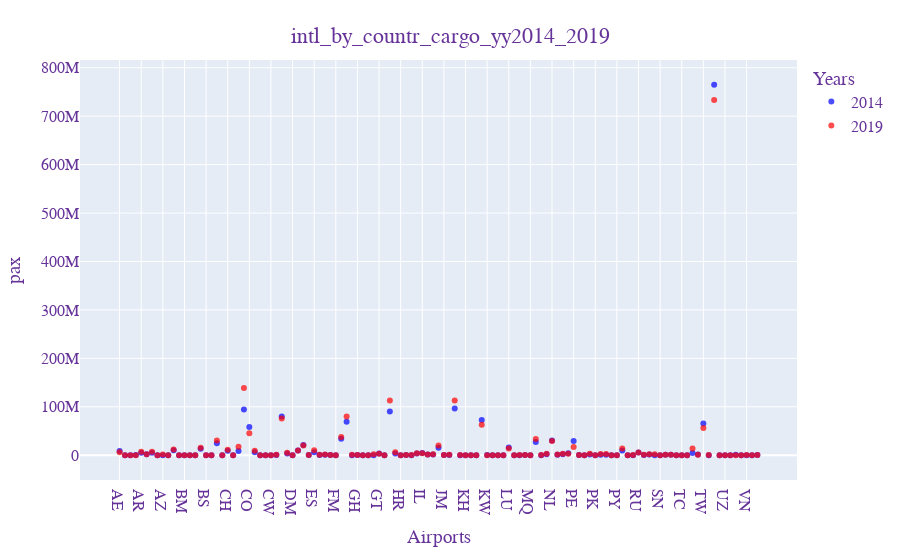

Notebook code for this chart:
### Code cell
df_4plot_1=for_plot(calculated_df)

fig1 = px.scatter(df_4plot_1, x="O", y="item", color="year", color_discrete_sequence=["blue", "red"],
                 opacity=0.7,
                 hover_data=["summary_outcome", "%_change_str"])

fig1.update_layout(title={'text': file_label,
                          'y':0.95,
                          'x':0.5,
           'xanchor': 'center',
           'yanchor': 'top'},
             xaxis_title="Airports",
             yaxis_title="pax",
             legend_title="Years",
             font=dict(
        family="Courier New, monospace",
        size=16,
        color="RebeccaPurple"
    )
)
# fig1.update_yaxes(range=[0, 5000000])
fig1.show()

# fig1.write_html("scatter_1" + file_label + ".html")

### Figure 1 — Plotly figure (JSON) as saved in the notebook; plotly's stock layout.template omitted (floating-point values rounded to 4 significant figures; data arrays with more than 128 entries replaced by an {"elided": "..."} marker saying what was removed)
{"data": [{"customdata": {"elided": "119x2 str values"}, "hovertemplate": "year=2014<br>O=%{x}<br>item=%{y}<br>summary_outcome=%{customdata[0]}<br>%_change_str=%{customdata[1]}<extra></extra>", "legendgroup": "2014", "marker": {"color": "blue", "opacity": 0.7, "symbol": "circle"}, "mode": "markers", "name": "2014", "orientation": "v", "showlegend": true, "type": "scatter", "x": ["AE", "AG", "AI", "AO", "AR", "AT", "AU", "AW", "AZ", "BB", "BE", "BL", "BM", "BO", "BQ", "BR", "BS", "BZ", "CA", "CG", "CH", "CK", "CL", "CN", "CO", "CR", "CU", "CV", "CW", "CZ", "DE", "DK", "DM", "DO", "EC", "EG", "ES", "ET", "FI", "FJ", "FM", "FR", "GB", "GD", "GH", "GL", "GP", "GR", "GT", "GY", "HK", "HN", "HR", "HT", "HU", "IE", "IL", "IN", "IS", "IT", "JM", "JO", "JP", "KE", "KH", "KI", "KN", "KR", "KW", "KY", "LC", "LK", "LU", "LV", "MA", "MH", "MQ", "MX", "NG", "NI", "NL", "NO", "NZ", "PA", "PE", "PF", "PG", "PH", "PK", "PL", "PT", "PW", "PY", "QA", "RO", "RS", "RU", "SA", "SE", "SG", "SN", "SR", "SV", "SX", "TC", "TO", "TR", "TT", "TW", "UA", "US", "UY", "UZ", "VC", "VE", "VG", "VN", "WS", "ZA"], "xaxis": "x", "y": [8784127, 213514, 0, 476920, 4930304, 2112574, 5065245, 5952, 0, 98342, 10458225, 0, 177625, 24196, 0, 13594501, 23249, 31704, 24735095, 10595, 9061761, 0, 8936107, 94577729, 58394483, 6314318, 0, 0, 39171, 417357, 79978442, 3859014, 25957, 9813392, 20915511, 747419, 6325710, 440482, 838836, 577117, 160779, 34258159, 69416629, 69880, 474920, 0, 21675, 172215, 3862363, 42167, 90467075, 3587064, 0, 556518, 53473, 3479111, 4458289, 1433522, 1616775, 15416894, 528954, 506449, 96679198, 0, 0, 6781, 58350, 72562290, 283616, 24419, 25053, 0, 15869766, 0, 89874, 606201, 11620, 27513653, 34295, 2130543, 30355345, 882091, 1924202, 3950017, 29345503, 654748, 0, 1654916, 32701, 1111706, 861452, 125994, 43326, 9708835, 0, 0, 5857430, 371029, 1557447, 0, 101611, 815985, 850322, 33198, 227, 0, 4391154, 1687884, 65718723, 0, 764877602, 252069, 0, 0, 928066, 61467, 0, 3588, 470459], "yaxis": "y"}, {"customdata": {"elided": "119x2 str values"}, "hovertemplate": "year=2019<br>O=%{x}<br>item=%{y}<br>summary_outcome=%{customdata[0]}<br>%_change_str=%{customdata[1]}<extra></extra>", "legendgroup": "2019", "marker": {"color": "red", "opacity": 0.7, "symbol": "circle"}, "mode": "markers", "name": "2019", "orientation": "v", "showlegend": true, "type": "scatter", "x": ["AE", "AG", "AI", "AO", "AR", "AT", "AU", "AW", "AZ", "BB", "BE", "BL", "BM", "BO", "BQ", "BR", "BS", "BZ", "CA", "CG", "CH", "CK", "CL", "CN", "CO", "CR", "CU", "CV", "CW", "CZ", "DE", "DK", "DM", "DO", "EC", "EG", "ES", "ET", "FI", "FJ", "FM", "FR", "GB", "GD", "GH", "GL", "GP", "GR", "GT", "GY", "HK", "HN", "HR", "HT", "HU", "IE", "IL", "IN", "IS", "IT", "JM", "JO", "JP", "KE", "KH", "KI", "KN", "KR", "KW", "KY", "LC", "LK", "LU", "LV", "MA", "MH", "MQ", "MX", "NG", "NI", "NL", "NO", "NZ", "PA", "PE", "PF", "PG", "PH", "PK", "PL", "PT", "PW", "PY", "QA", "RO", "RS", "RU", "SA", "SE", "SG", "SN", "SR", "SV", "SX", "TC", "TO", "TR", "TT", "TW", "UA", "US", "UY", "UZ", "VC", "VE", "VG", "VN", "WS", "ZA"], "xaxis": "x", "y": [6094328, 9335, 0, 0, 7319950, 2063474, 7212931, 14065, 1291244, 50638, 11840899, 0, 154897, 12091, 0, 15471856, 33723, 23137, 30676696, 0, 11139622, 0, 17594654, 138760490, 45329699, 9354745, 46321, 0, 19495, 961262, 75931803, 4958205, 993, 9663267, 20039653, 595230, 10384719, 947337, 1581903, 665078, 138929, 37636572, 79874595, 812325, 263989, 0, 5321, 2154298, 2923194, 62024, 112875200, 6027149, 0, 672358, 582648, 4328934, 4279277, 1722870, 2181323, 20014748, 768461, 893308, 113264776, 665152, 0, 1177, 220723, 62768768, 199415, 11081, 25304, 196599, 14025429, 0, 364251, 412242, 78592, 33476315, 282568, 3186777, 29347460, 1655209, 3198934, 3180276, 16998189, 372667, 0, 3131154, 0, 2528902, 2390026, 213202, 0, 13815912, 0, 338012, 5655639, 1208175, 2231822, 1901543, 39985, 833504, 855157, 93956, 518, 141, 13750995, 1083701, 56166962, 328942, 733278219, 135240, 21996, 124083, 0, 7389, 367535, 6699, 491423], "yaxis": "y"}], "layout": {"font": {"color": "RebeccaPurple", "family": "Courier New, monospace", "size": 16}, "legend": {"title": {"text": "Years"}, "tracegroupgap": 0}, "margin": {"t": 60}, "title": {"text": "intl_by_countr_cargo_yy2014_2019", "x": 0.5, "xanchor": "center", "y": 0.95, "yanchor": "top"}, "xaxis": {"anchor": "y", "domain": [0, 1], "title": {"text": "Airports"}}, "yaxis": {"anchor": "x", "domain": [0, 1], "title": {"text": "pax"}}}}
